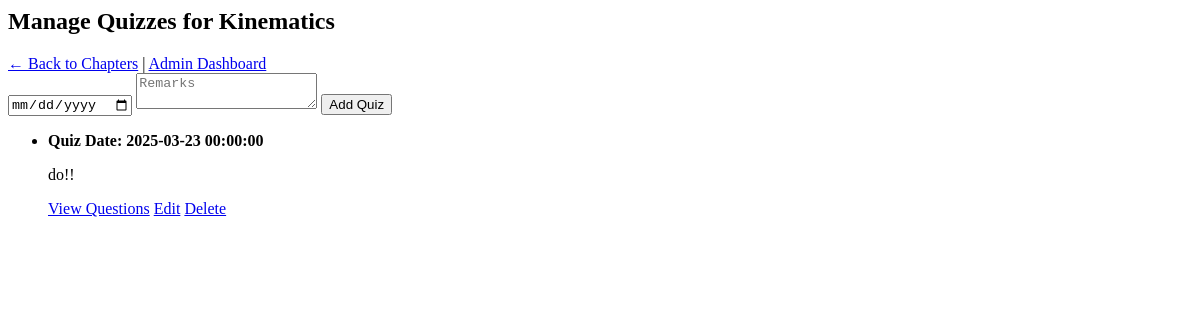
The page /admin/quizzes/1 (signed in) on the database as committed earlier.
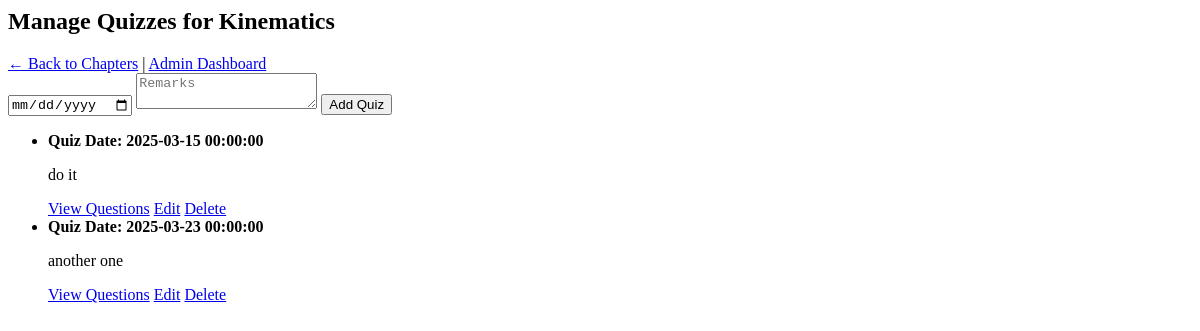
The same page on the database as committed later.
### models/models.py (models this page shows)
class Quiz(db.Model):
    id = db.Column(db.Integer, primary_key=True)
    chapter_id = db.Column(db.Integer, db.ForeignKey('chapter.id'), nullable=False)
    date_of_quiz = db.Column(db.DateTime, nullable=False)
    remarks = db.Column(db.String(255), nullable=True)
    chapter = db.relationship('Chapter', backref=db.backref('quizzes', lazy=True))
    questions = db.relationship('Question', backref='quiz', lazy=True)

### app.py (the view, shortened to what this page needs)
@app.route("/admin/quizzes/<int:chapter_id>", methods=["GET", "POST"])
def manage_quizzes(chapter_id):
    if not admin_required():
        return redirect(url_for("login"))
    chapter = Chapter.query.get(chapter_id)
    quizzes = Quiz.query.filter_by(chapter_id=chapter_id).all()
    return render_template("manage_quizzes.html", chapter=chapter, quizzes=quizzes)

### app.py (called while the page is built)
def admin_required():
    return "user_id" in session and session["role"] == "admin"

### templates/manage_quizzes.html
<h2>Manage Quizzes for {{ chapter.name }}</h2>
<a href="{{ url_for('manage_chapters', subject_id=chapter.subject_id) }}">← Back to Chapters</a> |
<a href="{{ url_for('admin_dashboard') }}">Admin Dashboard</a>
<form method="POST">
    <input type="date" name="date_of_quiz" required>
    <textarea name="remarks" placeholder="Remarks"></textarea>
    <button type="submit">Add Quiz</button>
</form>
<ul>
    {% for quiz in quizzes %}
        <li>
            <strong>Quiz Date: {{ quiz.date_of_quiz }}</strong>
            <p>{{ quiz.remarks }}</p>
            <a href="{{ url_for('manage_questions', quiz_id=quiz.id) }}">View Questions</a>
            <a href="{{ url_for('edit_quiz', quiz_id=quiz.id) }}">Edit</a>
            <a href="{{ url_for('delete_quiz', quiz_id=quiz.id) }}" onclick="return confirm('Are you sure?')">Delete</a>
        </li>
    {% endfor %}
</ul>

Rows that differ between the two databases and show on the page:
added Quiz: date_of_quiz "2025-03-15 00:00:00", remarks "do it"
changed Quiz: remarks "do!!" → "another one"
